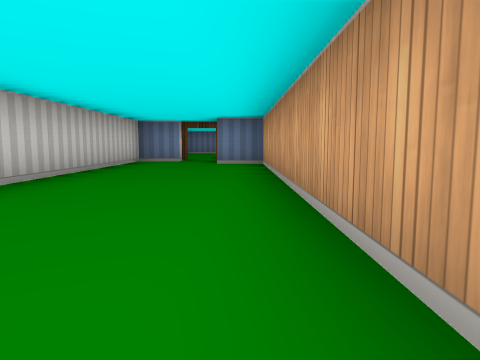
[1] (above)

20 first-person views from a walk through a cub3D level. The camera is about half as high as the walls, tilts 6° down and sees 70° across. The floor is counted in squares. Each view is taken from the middle of a square. On the plan, view 1 faces up. The plan holds only what a view shows up to about 9 squares ahead; the rest is blank.

[2]
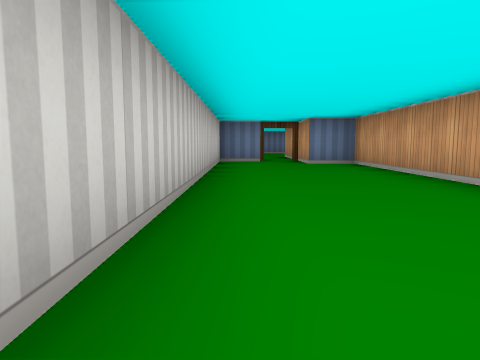

[3]
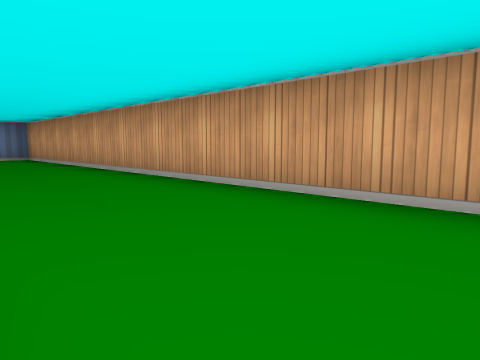

[4]
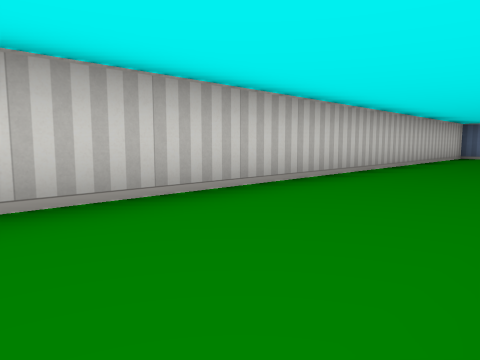

[5]
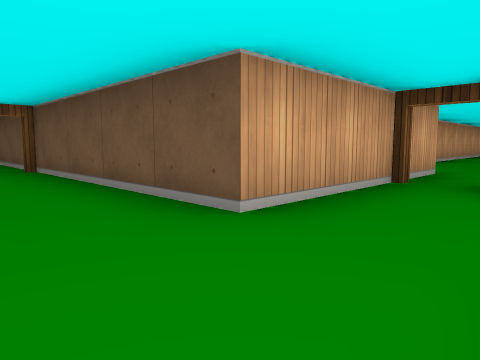

[6]
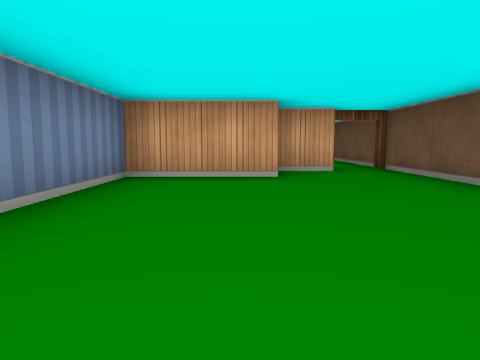

[7]
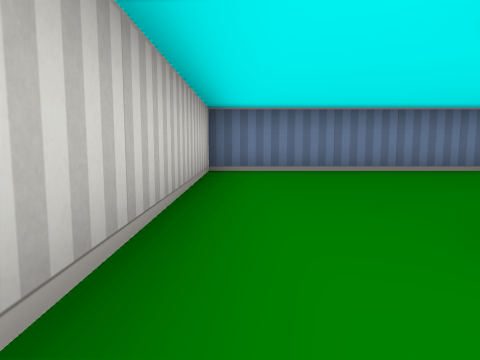

[8]
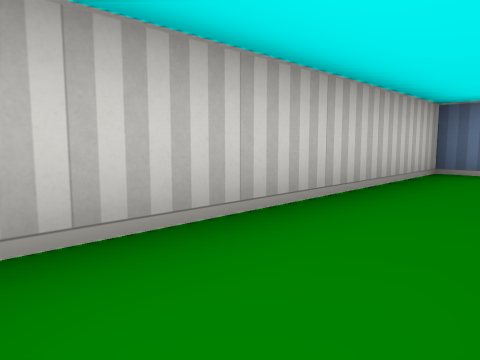

[9]
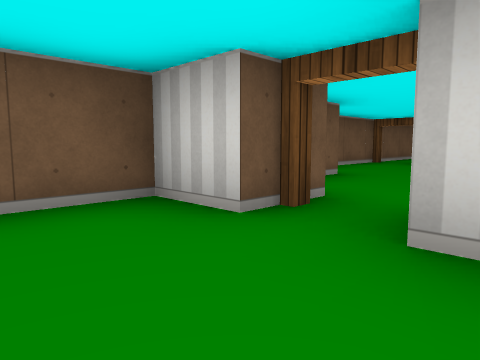

[10]
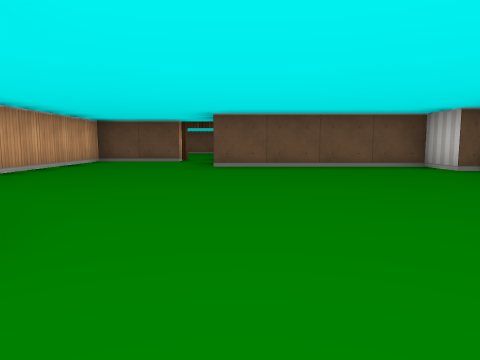

[11]
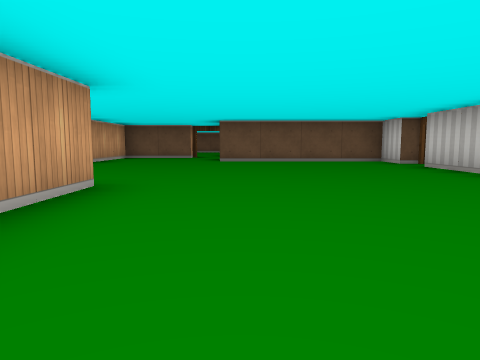

[12]
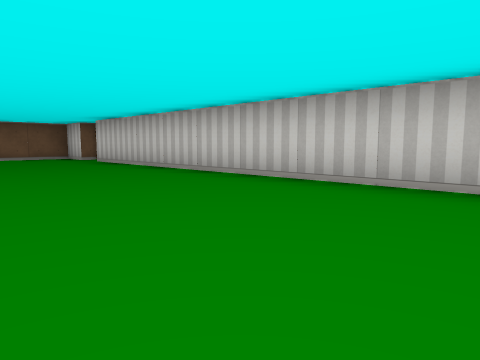

[13]
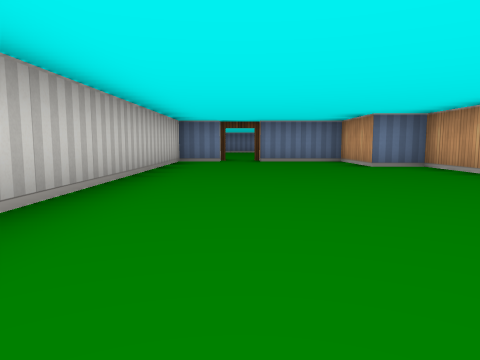

[14]
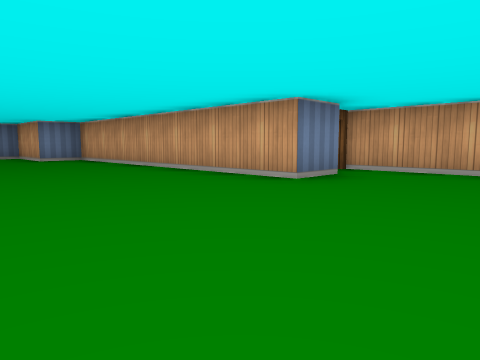

[15]
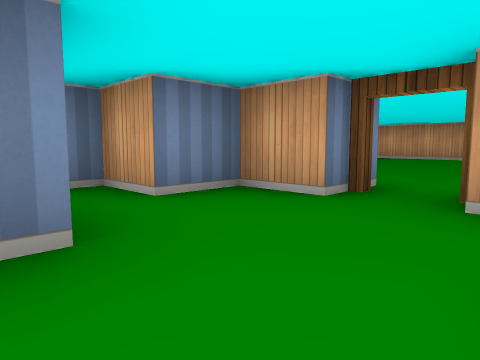

[16]
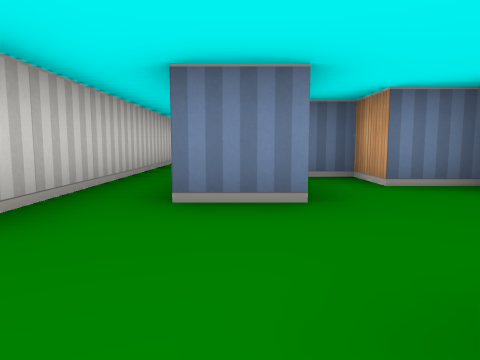

[17]
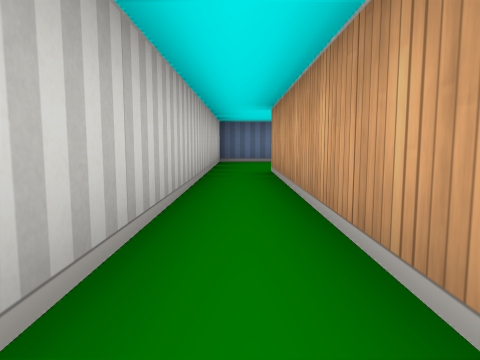

[18]
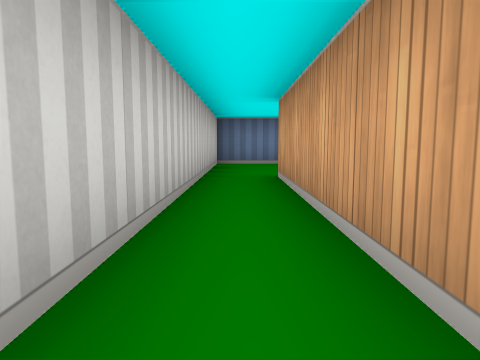

[19]
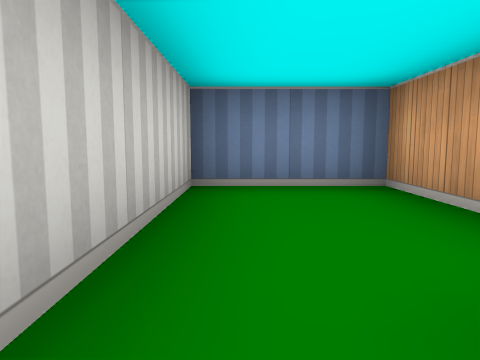

[20]
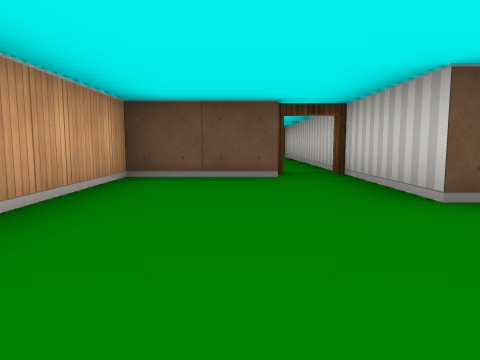

### Floor plan
Ten units are one square. View 1 is at (0, 0); x grows to the right and y downward. Boxes are objects, and circles mark ways between rooms. Rooms are numbered by the first view taken in them; rooms with no view inside come last. Other rooms are left out.
<svg viewBox="-30 -275 210 310">
<path fill="none" stroke="#000" d="M5 26 5 -75 -5 -75 -5 -90M-15 -85 -25 -85 -25 26M25 -134 25 -155 -25 -155 -25 -102M35 -124 35 -135M-5 -90 -5 -115 40 -115M166 -175 155 -175 155 -245 145 -245 145 -265 125 -265M105 -135 105 -125 145 -125 145 -101M155 -105 175 -105 175 -180M115 -265 105 -265 105 -145M76 -145 65 -145M74 -125 79 -125M95 -145 95 -155 85 -155 85 -165 79 -165M40 -115 70 -115M75 -220 75 -235 55 -235 55 -140M65 -156 65 -205"/>
<circle cx="-10" cy="-90" r="3" fill="#2a7"/>
<circle cx="40" cy="-120" r="3" fill="#2a7"/>
<circle cx="100" cy="-140" r="3" fill="#2a7"/>
<circle cx="60" cy="-140" r="3" fill="#2a7"/>
<text x="-10" y="30">1</text>
<text x="0" y="-130">2</text>
<text x="140" y="-180">3</text>
<text x="70" y="-140">4</text>
<text x="60" y="-200">5</text>
</svg>
Room 1 opens to room 2. Room 2 opens to room 4. Room 3 opens to room 4. Room 4 opens to room 5.

Where each view was taken, in squares from view 1:
view 1: 0 up, 0 right, facing up
view 2: 0 up, 2 left, facing up
view 3: 3 down, 2 left, facing up-right
view 4: 3 down, 0 right, facing up-left
view 5: 13 up, 2 left, facing down-right
view 6: 14 up, 2 left, facing right
view 7: 10 up, 2 left, facing up
view 8: 10 up, 1 left, facing up-left
view 9: 15 up, 12 right, facing down-left
view 10: 19 up, 14 right, facing down
view 11: 21 up, 14 right, facing down
view 12: 23 up, 14 right, facing down-left
view 13: 18 up, 12 right, facing up
view 14: 15 up, 12 right, facing up-right
view 15: 13 up, 7 right, facing up-right
view 16: 12 up, 7 right, facing up
view 17: 15 up, 6 right, facing up
view 18: 16 up, 6 right, facing up
view 19: 20 up, 6 right, facing up
view 20: 15 up, 16 right, facing down
